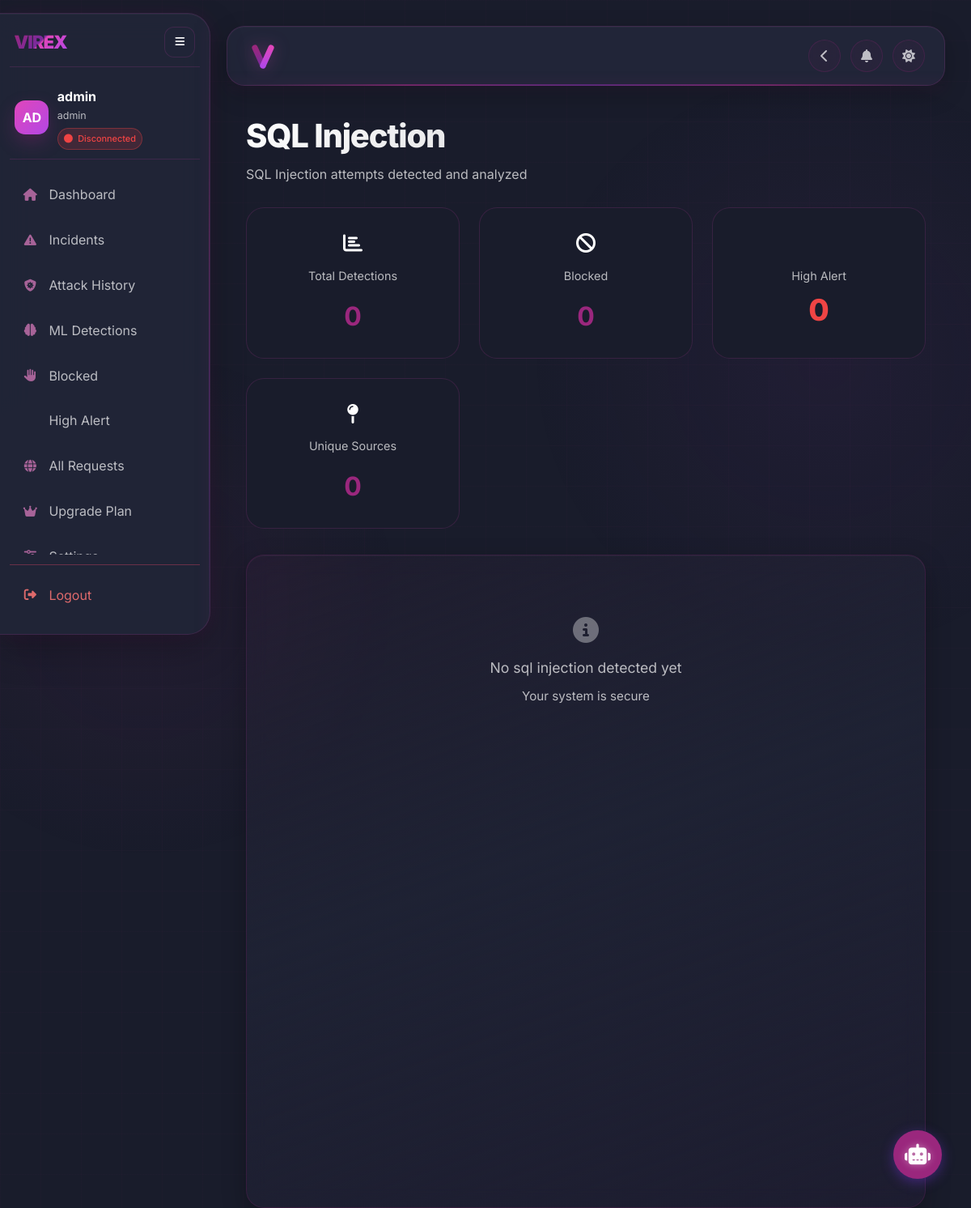
Page /threats/sql-injection (signed in) on the committed database.
### tables this page shows
CREATE TABLE users (
    user_id       INTEGER PRIMARY KEY AUTOINCREMENT,
    username      TEXT NOT NULL UNIQUE,
    password_hash TEXT NOT NULL,
    email         TEXT,
    role_id       INTEGER DEFAULT 2 REFERENCES roles(role_id),
    department_id INTEGER REFERENCES departments(department_id),
    full_name     TEXT,
    phone         TEXT,
    department    TEXT,
    is_active     INTEGER DEFAULT 1,
    last_login    TEXT,
    reset_token   TEXT,
    reset_token_expiry TEXT,
    avatar_url    TEXT,
    subscription  TEXT DEFAULT 'Free',
    created_at    TEXT,
    updated_at    TEXT
);

CREATE TABLE roles (
    role_id     INTEGER PRIMARY KEY AUTOINCREMENT,
    name        TEXT NOT NULL UNIQUE,
    description TEXT,
    created_at  TEXT
);

### app/dashboard/routes.py (the view, shortened to what this page needs)
    @app.route('/threats/<category>')
    @token_required
    def threats_page(current_user, category):
        logs = getattr(g, "logs", dashboard.load_audit_log())
        stats = getattr(g, "global_stats", compute_global_stats(logs))
        category_map = {
            'sql-injection': 'SQL Injection',
            'xss': 'XSS',
            'brute-force': 'Brute Force',
            'scanner': 'Scanner',
            'rate-limit': 'Rate Limit',
            'ml-detection': 'ML Detection',
            'csrf': 'CSRF',
            'ssrf': 'SSRF',
        }
        filter_value = category_map.get(category, category)
        if category == 'ml-detection':
            filtered_logs = [
                l for l in logs
                if l.get('attack_type') == filter_value
                or l.get('type') == filter_value
                or l.get('ml_detected') is True
                or str(l.get('detection_type', '')).lower().startswith('ml')
            ]
        else:
            filtered_logs = [l for l in logs if l.get('attack_type') == filter_value or l.get('type') == filter_value]
        filter_ip = request.args.get('ip')
        if filter_ip:
            filtered_logs = [l for l in filtered_logs if l.get('ip') == filter_ip or l.get('source_ip') == filter_ip]
        filtered_logs.sort(key=lambda x: x.get('timestamp', ''), reverse=True)
        total_count = len(filtered_logs)
        blocked_count = len([l for l in filtered_logs if l.get('blocked') is True])
        unique_ips = len(set(l.get('ip', '') for l in filtered_logs if l.get('ip')))
        descriptions = {
            'SQL Injection': 'SQL Injection attempts detected and analyzed',
            'XSS': 'Cross-Site Scripting (XSS) attacks detected',
            'Brute Force': 'Brute force authentication attempts',
            'Scanner': 'Security scanner and reconnaissance activities',
            'Rate Limit': 'Rate limit violations and abuse attempts',
            'ML Detection': 'Anomalies detected by machine learning model',
            'CSRF': 'Cross-Site Request Forgery attempts — missing or invalid CSRF tokens on state-changing requests',
            'SSRF': 'Server-Side Request Forgery attempts — requests targeting internal IPs, metadata services, or dangerous protocols',
        }
        return render_template(
          'threat_details.html',
          logs=filtered_logs,
          title=filter_value,
          description=descriptions.get(filter_value, f'{filter_value} detections'),
          total_count=total_count,
          blocked_count=blocked_count,
          unique_ips=unique_ips, #
          critical_count=stats["critical_count"],
          user=current_user
  )

### app/templates/threat_details.html (shortened to what this page needs)
{% extends "sidebar_layout.html" %}  {% block stylesheets %}
<link
  rel="stylesheet"
  href="{{ url_for('static', filename='css/threat_details.css') }}"
/>
{% endblock %} {% block content %}
<main class="main-content">
  <header class="section-title">
    <h1>{{ title }}</h1>
    <p>{{ description }}</p>
  </header>
  {% if user.role == 'admin' %}
  <div class="threat-stats">
    <div class="stat-box clickable" onclick="filterSeverity('all')">
      <div class="stat-box-icon"><i class="fas fa-chart-bar"></i></div>
      <div class="stat-box-title">Total Detections</div>
      <div class="stat-box-value">{{ total_count }}</div>
    </div>
    <div class="stat-box">
      <div class="stat-box-icon"><i class="fas fa-ban"></i></div>
      <div class="stat-box-title">Blocked</div>
      <div class="stat-box-value">{{ blocked_count }}</div>
    </div>
    <div class="stat-box clickable" onclick="location.href = '/critical'">
      <div class="stat-box-icon">
      </div>
      <div class="stat-box-title">High Alert</div>
      <div class="stat-value" style="color: var(--danger)">
        {{ critical_count }}
      </div>
    </div>
    <div class="stat-box">
      <div class="stat-box-icon"><i class="fas fa-map-pin"></i></div>
      <div class="stat-box-title">Unique Sources</div>
      <div class="stat-box-value">{{ unique_ips }}</div>
    </div>
  </div>
  {% endif %} {% if user.role == 'admin' %}
  <div class="table-card">
    {% if logs %}
    <table class="data-table">
      <thead>
        <tr>
          <th>Timestamp</th>
          <th>Source IP</th>
          <th>Attack Type</th>
          <th>Detection Method</th>
          <th>Endpoint</th>
          <th>Severity</th>
          <th>Status</th>
        </tr>
      </thead>
      <tbody>
        {% for log in logs %}
        <tr class="row-{{ log.severity }}">
          <td
            style="font-family: &quot;JetBrains Mono&quot;; font-size: 0.9rem"
          >
            {{ log.timestamp }}
          </td>
          <td>
            <span
              style="font-family: &quot;JetBrains Mono&quot;; font-weight: 600"
              >{{ log.ip }}</span
            >
          </td>
          <td>
            {% if log.ml_detected or
            (log.detection_type|string|lower).startswith('ml') %}
            <span style="font-weight: 700; color: var(--brand-primary)">
              <i class="fas fa-brain"></i> {{ log.attack_type or log.type }}
            </span>
            {% else %}
            <span style="font-weight: 700; color: var(--text-secondary)"
              >{{ log.attack_type or log.type }}</span
            >
            {% endif %}
          </td>
          <td>
            {% if log.ml_detected or
            (log.detection_type|string|lower).startswith('ml') %}
            <span
              style="
                background: rgba(224, 70, 186, 0.15);
                color: var(--brand-primary);
                padding: 4px 8px;
                border-radius: 4px;
                font-size: 0.85rem;
                font-weight: 600;
              "
            >
              <i class="fas fa-brain"></i> ML Detection
            </span>
            {% else %}
            <span
              style="
                background: rgba(59, 130, 246, 0.15);
                color: var(--text-secondary);
                padding: 4px 8px;
                border-radius: 4px;
                font-size: 0.85rem;
                font-weight: 600;
              "
            >
              <i class="fas fa-shield-alt"></i> Rule-Based
            </span>
            {% endif %}
          </td>
          <td>
            <div
              style="
                font-family: &quot;JetBrains Mono&quot;;
                font-size: 0.85rem;
              "
            >
              <span style="color: var(--text-secondary); font-weight: 600"
                >{{ log.method or 'N/A' }}</span
              >
              <span style="color: #6b7280">{{ log.endpoint or 'N/A' }}</span>
            </div>
          </td>
          <td>
            <span class="severity-badge severity-{{ log.severity }}"
              >{{ log.severity }}</span
            >
          </td>
          <td>
            {% if log.blocked %}
            <span
              style="
                background: rgba(239, 68, 68, 0.15);
                color: var(--text-secondary);
                padding: 4px 8px;
                border-radius: 4px;
                font-size: 0.85rem;
                font-weight: 600;
              "
            >
              <i class="fas fa-shield-virus"></i> Blocked
            </span>
            {% else %}
            <span
              style="
                background: rgba(34, 197, 94, 0.15);
                color: var(--text-secondary);
                padding: 4px 8px;
                border-radius: 4px;
                font-size: 0.85rem;
                font-weight: 600;
              "
            >
              <i class="fas fa-eye"></i> Detected
            </span>
            {% endif %}
          </td>
        </tr>
        {% endfor %}
      </tbody>
    </table>
    {% else %}
    <div
      style="text-align: center; padding: 3rem; color: var(--text-secondary)"
    >
      <i
        class="fas fa-info-circle"
        style="font-size: 2rem; margin-bottom: 1rem; opacity: 0.5"
      ></i>
      <p style="font-size: 1.1rem">No {{ title | lower }} detected yet</p>
      <p style="font-size: 0.95rem; margin-top: 0.5rem">
        Your system is secure
      </p>
    </div>
    {% endif %}
  </div>
  {% endif %}
</main>
{% endblock %}

### app/templates/sidebar_component.html (shortened to what this page needs)
<aside class="sidebar modern-sidebar" id="sidebar" aria-expanded="true">
  <div class="modern-sidebar__brand-row">
    <div class="sidebar-brand modern-sidebar__brand" style="display: flex; align-items: center; gap: 4px;">
      <span class="brand-v-icon">VIREX</span>
    </div>
    <button
      type="button"
      class="modern-sidebar__toggle"
      data-sidebar-toggle
      data-sidebar-target="sidebar"
      aria-label="Toggle sidebar"
      aria-controls="sidebar"
      aria-expanded="true"
    >
      <i class="fas fa-bars"></i>
    </button>
  </div>
  <div class="modern-sidebar__profile">
    <div class="modern-sidebar__profile-main">
      <div class="modern-sidebar__avatar" aria-hidden="true">
        {% if user and user.avatar_url %}
        <img
          src="{{ user.avatar_url }}"
          alt="avatar"
          style="
            width: 100%;
            height: 100%;
            object-fit: cover;
            border-radius: 13px;
          "
        />
        {% else %}
          {% if user and user.full_name %}
            {{ user.full_name[:2]|upper }}
          {% else %}
            {{ (user.username[:2] if user and user.username else 'US')|upper }}
          {% endif %}
        {% endif %}
      </div>
      <div class="modern-sidebar__profile-copy">
        <div class="modern-sidebar__username" id="sidebar-username" style="display: flex; align-items: center; gap: 8px;">
          {{ user.full_name if user and user.full_name else (user.username if user else 'User') }}
        </div>
        <div class="modern-sidebar__role">
          {{ user.role if user else 'Role' }}
        </div>
        <div
          class="modern-sidebar__status user-connection-status"
          id="sidebar-connection-status"
        >
        </div>
      </div>
    </div>
  </div>
  <nav class="modern-sidebar__nav" aria-label="Primary">
    <a
      href="/dashboard"
      class="modern-sidebar__item {% if active_page == 'dashboard' %}active{% endif %}"
    >
      <span class="modern-sidebar__icon"><i class="fas fa-home"></i></span>
      <span class="modern-sidebar__label">Dashboard</span>
    </a>
    <a
      href="/incidents"
      class="modern-sidebar__item {% if active_page == 'incidents' %}active{% endif %}"
    >
      <span class="modern-sidebar__icon"
        ><i class="fas fa-exclamation-triangle"></i
      ></span>
      <span class="modern-sidebar__label">Incidents</span>
    </a>
    <a
      href="/attack-history"
      class="modern-sidebar__item {% if active_page == 'attack-history' %}active{% endif %}"
    >
      <span class="modern-sidebar__icon"><i class="fas fa-shield-virus"></i></span>
      <span class="modern-sidebar__label">Attack History</span>
    </a>
    <a
      href="/ml-detections"
      class="modern-sidebar__item {% if active_page == 'ml-detections' %}active{% endif %}"
    >
      <span class="modern-sidebar__icon"><i class="fas fa-brain"></i></span>
      <span class="modern-sidebar__label">ML Detections</span>
    </a>
    <a
      href="/blocked_page"
      class="modern-sidebar__item {% if active_page == 'blocked' %}active{% endif %}"
    >
      <span class="modern-sidebar__icon"><i class="fas fa-hand"></i></span>
      <span class="modern-sidebar__label">Blocked</span>
    </a>
    <a
      href="/critical"
      class="modern-sidebar__item {% if active_page == 'critical' %}active{% endif %}"
    >
      <span class="modern-sidebar__label">High Alert</span>
    </a>
    <a
      href="/requests"
      class="modern-sidebar__item {% if active_page == 'requests' %}active{% endif %}"
    >
      <span class="modern-sidebar__icon"><i class="fas fa-globe"></i></span>
      <span class="modern-sidebar__label">All Requests</span>
    </a>
    <a
      href="/pricing"
      class="modern-sidebar__item {% if active_page == 'pricing' %}active{% endif %}"
    >
      <span class="modern-sidebar__icon"><i class="fas fa-crown"></i></span>
      <span class="modern-sidebar__label">Upgrade Plan</span>
    </a>
    <a
      href="/settings"
      class="modern-sidebar__item {% if active_page == 'settings' %}active{% endif %}"
    >
      <span class="modern-sidebar__icon"><i class="fas fa-sliders"></i></span>
      <span class="modern-sidebar__label">Settings</span>
    </a>
  </nav>
  <div class="modern-sidebar__footer">
    <button type="button" class="modern-sidebar__logout" id="logout-btn">
      <span class="modern-sidebar__icon"
        ><i class="fas fa-right-from-bracket"></i
      ></span>
      <span class="modern-sidebar__label">Logout</span>
    </button>
  </div>
</aside>

### rows in the picture
users: username "AD", username "admin"
roles: name "admin"

### other values in the picture
{{ title }} "SQL Injection"
{{ description }} "SQL Injection attempts detected and analyzed"
{{ total_count }} "0"
{{ blocked_count }} "0"
{{ critical_count }} "0"
{{ unique_ips }} "0"
{{ title | lower }} "sql injection"
